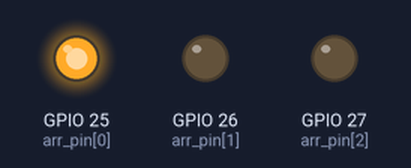
Simulated run of this sketch. Board: ESP32. On the bench: output pins drawn as LEDs (lit = HIGH).

Above: at 0.3 s.
At 1.5 s:
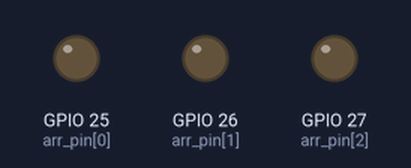
At 3.5 s:
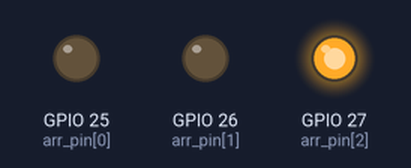
At 5.5 s:
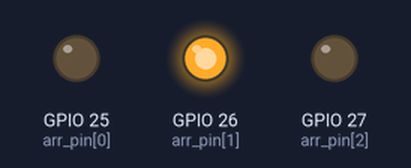
Timing chart, 0 to 5.8 s (numbered marks = the images above):
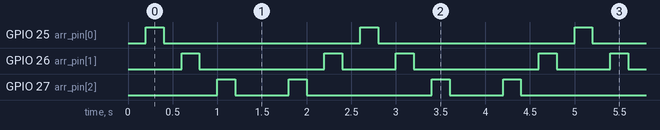

The sketch:

PROJECT_TRAFFIC_LIGHTS.ino
```cpp
int delay_ms=200;
int arr_pin[3]={25,26,27};
int i,j;
void setup() {
  // put your setup code here, to run once:
  for(i=0;i<3;i++){
    pinMode(arr_pin[i],OUTPUT);
  }
  delay(200);
}

void loop() {
  // put your main code here, to run repeatedly:
  for(i=0;i<3;i++){
    digitalWrite(arr_pin[i],HIGH);
    delay(delay_ms);
    digitalWrite(arr_pin[i],LOW);
    delay(delay_ms);
  }
  for(j=3;j>0;j--){
    digitalWrite(arr_pin[j],HIGH);
    delay(delay_ms);
    digitalWrite(arr_pin[j],LOW);
    delay(delay_ms);
  }
}
```

Measured:
- by itself, GPIO 25 (arr_pin[0]): alternates HIGH for 0.20 s and LOW for 2.2 s
- by itself, GPIO 26 (arr_pin[1]): repeats every 2.4 s: LOW 1.4 s, HIGH 0.20 s, LOW 0.60 s, HIGH 0.20 s
- by itself, GPIO 27 (arr_pin[2]): repeats every 2.4 s: LOW 0.60 s, HIGH 0.20 s, LOW 1.4 s, HIGH 0.20 s
